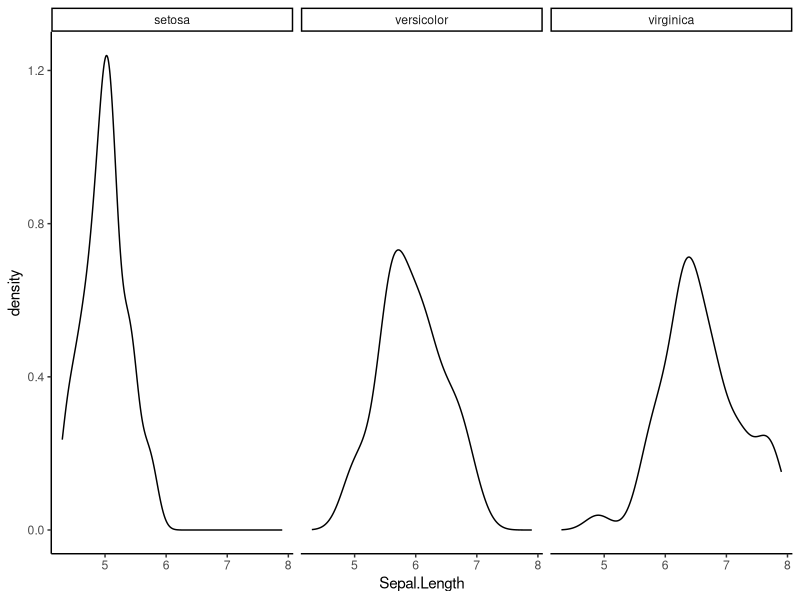

R code for this plot: (Note: this script raises an error after producing the figure.)
## ---- chunk 1
## Change the default figure width and height to your liking, but within reason.
knitr::opts_chunk$set(echo = TRUE, fig.width=4, fig.height=3)
library(tidyverse)
library(patchwork)
theme_set(theme_classic())
## ---- chunk 2
## save the data frame, automatically made into a TIBBLE by readr,  into the variable `sparrows`
## readr tells us about all the columns it reads in!!
sparrows <- read_csv("data/sparrows.csv") ## RELATIVE PATH to the dataset
## ---- chunk 3
## Examine the data
head(sparrows)
## ---- chunk 4
### Convert Sex to a factor 
sparrows$Sex <- factor(sparrows$Sex)

### If we run head() again, we'll see the successful change
head(sparrows)

### The levels function tells us the categories in the variable:
levels(sparrows$Sex)
## ---- chunk 5
### Make the order Male, Female. 
levels(sparrows$Sex) <- c("Male", "Female")

## Print it out to see
print(levels(sparrows$Sex))
## ---- chunk 6
### Convert to factor and order levels as desired at once
sparrows$Sex <- factor(sparrows$Sex, levels=c("Male", "Female"))
## ---- chunk 7
### Barplot code goes here
## ---- chunk 8
## Fill in your code to re-factor and plot here
## ---- chunk 9
## Fill in your code here for the STACKED barplot.

## ---- chunk 10
## Fill in your code here for the DODGED barplot.

## ---- chunk 11
## Add the plots for side-by-side view

## ---- chunk 12
## Divide the plots for a stacked view

## ---- chunk 13
## Fill in your density plot code here

## ---- chunk 14
    ggplot(iris, aes(x = Sepal.Length)) + 
      geom_density() +
      facet_wrap(~Species) ## the tilde!! so important!!
## ---- chunk 15
### code for faceted plot goes here

## ---- chunk 16

## ---- chunk 17
### code for jitter plot colored by length goes here

## ---- chunk 18
### Code for faceted histogram goes here

## ---- chunk 19
### Code for scatterplot goes here

## ---- chunk 20
### Code to add in title goes here

## ---- chunk 21
## Scatterplot + line of best fit goes here, with color in geom_point

## ---- chunk 22
## Scatterplot + line of best fit goes here, with color in ggplot

## ---- chunk 23
## This code will not work - run it and see the error message!
ggplot(sparrows, aes(color = Sex)) + 
  geom_point(aes(x = Skull_Length, y = Skull_Width)) + 
  geom_smooth(method = "lm")
## ---- chunk 24
### Scatterplot with points all labeled "B" goes here

## ---- chunk 25
## Scatterplot with points labeled according to age goes here

